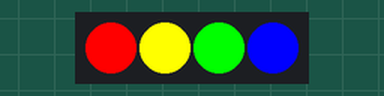
Bench run of a sketch on a simulated Arduino Uno, built with avr-gcc and run on an emulated ATmega328P. Shown: 4 RGB LEDs in strip order, left to right. The strip is taken to match the declared colour order.

Above: at 0.2 s.
At 1.2 s:
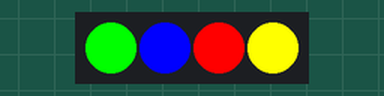
At 2.7 s:
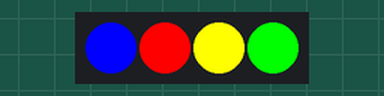
At 3.7 s:
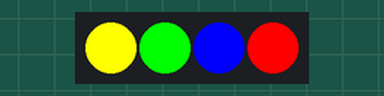
Timing chart, 0 to 4.6 s (numbered marks = the images above):
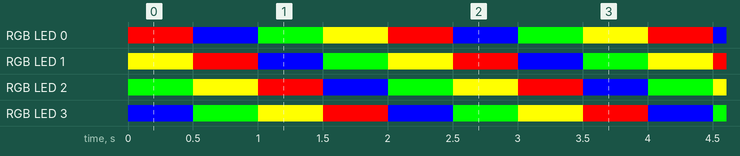

The sketch:

DPTv2_SW_Test_TempDiff_01.ino
```cpp
#include <Adafruit_NeoPixel.h>
#define PIXELNUM 2
#define NUMPIXEL 4
Adafruit_NeoPixel leds = Adafruit_NeoPixel(NUMPIXEL, PIXELNUM, NEO_RGB + NEO_KHZ800);

int delaytime = 500;

void setup() {
  leds.begin();
}

void loop() {
  leds.setPixelColor(0, leds.Color(255,  0,  0)); // Moderately bright red color.
  leds.setPixelColor(1, leds.Color(255,255,  0)); // Moderately bright yellow color.
  leds.setPixelColor(2, leds.Color(  0,255,  0)); // Moderately bright green color.
  leds.setPixelColor(3, leds.Color(  0,  0,255)); // Moderately bright blue color.
  leds.show();
  delay(delaytime);
  leds.setPixelColor(0, leds.Color(  0,  0,255)); // Moderately bright red color.
  leds.setPixelColor(1, leds.Color(255,  0,  0)); // Moderately bright yellow color.
  leds.setPixelColor(2, leds.Color(255,255,  0)); // Moderately bright green color.
  leds.setPixelColor(3, leds.Color(  0,255,  0)); // Moderately bright blue color.
  leds.show();
  delay(delaytime);
  leds.setPixelColor(0, leds.Color(  0,255,  0)); // Moderately bright red color.
  leds.setPixelColor(1, leds.Color(  0,  0,255)); // Moderately bright yellow color.
  leds.setPixelColor(2, leds.Color(255,  0,  0)); // Moderately bright green color.
  leds.setPixelColor(3, leds.Color(255,255,  0)); // Moderately bright blue color.
  leds.show();
  delay(delaytime);
  leds.setPixelColor(0, leds.Color(255,255,  0)); // Moderately bright red color.
  leds.setPixelColor(1, leds.Color(  0,255,  0)); // Moderately bright yellow color.
  leds.setPixelColor(2, leds.Color(  0,  0,255)); // Moderately bright green color.
  leds.setPixelColor(3, leds.Color(255,  0,  0)); // Moderately bright blue color.
  leds.show();
  delay(delaytime);
}
```

Measured:
- by itself, RGB LED 0: repeats every 2.0 s: RGB(0, 0, 255) 0.50 s, RGB(0, 255, 0) 0.50 s, RGB(255, 255, 0) 0.50 s, RGB(255, 0, 0) 0.50 s
- by itself, RGB LED 1: repeats every 2.0 s: RGB(255, 0, 0) 0.50 s, RGB(0, 0, 255) 0.50 s, RGB(0, 255, 0) 0.50 s, RGB(255, 255, 0) 0.50 s
- by itself, RGB LED 2: repeats every 2.0 s: RGB(255, 255, 0) 0.50 s, RGB(255, 0, 0) 0.50 s, RGB(0, 0, 255) 0.50 s, RGB(0, 255, 0) 0.50 s
- by itself, RGB LED 3: repeats every 2.0 s: RGB(0, 255, 0) 0.50 s, RGB(255, 255, 0) 0.50 s, RGB(255, 0, 0) 0.50 s, RGB(0, 0, 255) 0.50 s
